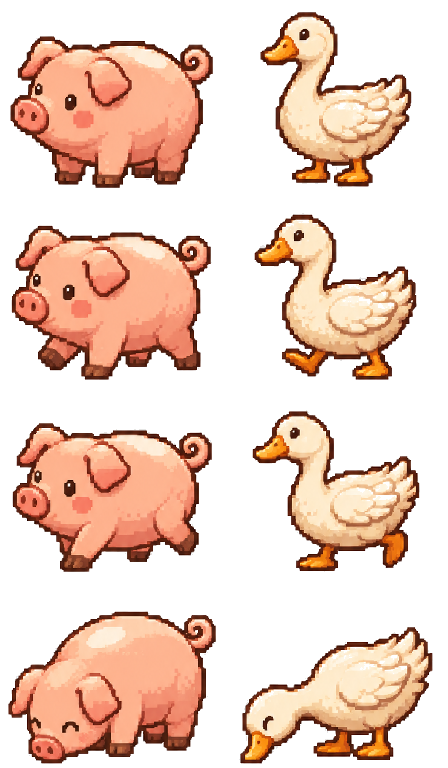
#> input picture docs/assets/additional-livestock-v1-source.png, 448 x 768 px, given in place of character-atlas-v2-source.png, which was not available
$ python normalize-pixel-hd.py
#> lines starting #> are read from the running program, lines starting #| are printed output that depends on the picture; after the words box and inside, x2 and y2 are one past the last pixel; in counts of white or black regions, pixels touching at a corner belong together
"""Regenerate the 2× runtime atlases from the original illustrations."""
from pathlib import Path

from PIL import Image, ImageOps

ROOT = Path(__file__).resolve().parents[1]
SOURCES = ROOT / "docs" / "assets"
OUTPUT = ROOT / "public" / "pixel"
DENSITY = 2
ALPHA_CUTOFF = 128


def source(name):
#> called with name = 'character-atlas-v2-source.png'
    with Image.open(SOURCES / name) as image:
#> image is the input picture: PIL image 448x768 RGBA; mean R, G, B, A 91.6, 64.5, 50.4, 110.2
        return image.convert("RGBA")


def cell(image, column, row, columns, rows):
    width, height = image.size
    return image.crop((
        column * width // columns, row * height // rows,
        (column + 1) * width // columns, (row + 1) * height // rows,
    ))


def place(atlas, image, x, y, width, height):
    sprite = image.resize((width * DENSITY, height * DENSITY), Image.Resampling.LANCZOS)
    mask = sprite.getchannel("A").point(lambda value: 255 if value >= ALPHA_CUTOFF else 0)
    if mask.getbbox() is None:
        raise ValueError(f"Empty sprite at ({x}, {y})")
    sprite.putalpha(mask)
    atlas.paste(sprite, (x * DENSITY, y * DENSITY), mask)


def normalize_walk():
    poses = source("farmer-walk-v4-source.png")
    frame_width, frame_height = 48, 64
    atlas = Image.new("RGBA", (frame_width * 4, frame_height * 4))
    # The source sheet has front, right profile, and back views.
    for direction, (row, mirror) in enumerate(((0, False), (2, False), (1, True), (1, False))):
        for index in range(4):
            pose = cell(poses, index, row, 4, 3)
            mask = pose.getchannel("A").point(lambda value: 255 if value >= 192 else 0)
            silhouette = mask.getbbox()
            if silhouette is None:
                raise ValueError(f"Empty walk pose in row {row}, column {index}")
            sprite = pose.crop(silhouette)
            # The second front/back pose shows the opposite support leg in the source.
            if mirror or (row != 1 and index == 1):
                sprite = ImageOps.mirror(sprite)
            # A single scale preserves boot proportions and avoids size changes between poses.
            scale = 54 / 320
            sprite = sprite.resize((round(sprite.width * scale), round(sprite.height * scale)), Image.Resampling.LANCZOS)
            mask = sprite.getchannel("A").point(lambda value: 255 if value >= ALPHA_CUTOFF else 0)
            sprite.putalpha(mask)
            x = index * frame_width + 26 - sprite.width // 2
            y = direction * frame_height + 59 - sprite.height
            atlas.paste(sprite, (x, y), mask)
    atlas.save(OUTPUT / "farmer-walk-v4.png", optimize=True)


def main():
    characters = source("character-atlas-v2-source.png")
    character_atlas = Image.new("RGBA", (384 * DENSITY, 128 * DENSITY))
#> character_atlas: PIL image 768x256 RGBA; every value is 0
    for row in range(4):
        for col in range(16):
            place(character_atlas, cell(characters, col, row, 16, 4), col * 24, row * 32, 24, 32)
#> this loop made 1 pass
#> pass 1, in place, `sprite = image.resize((width * DENSITY, height * DENSITY), Image.Resam..`:
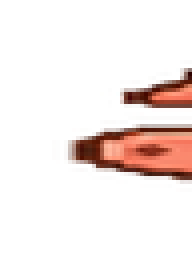
#> sprite: PIL image 48x64 RGBA (shown 4 times larger); mean R, G, B, A 35.5, 22.8, 19.5, 36; transparent parts drawn white
#> pass 1, in place, `mask = sprite.getchannel("A").point(lambda value: 255 if value >= ALPH..`:
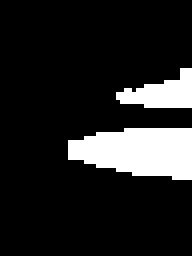
#> mask: PIL image 48x64 L (shown 4 times larger); 13.8% white; 2 white regions, box (x1, y1, x2, y2) and area: (17, 32, 48, 45) 313, (29, 17, 48, 27) 112
#> pass 1, in place (call 2), `sprite = image.resize((width * DENSITY, height * DENSITY), Image.Resam..`:
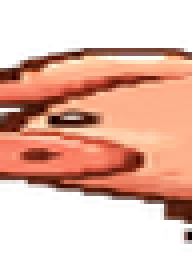
#> sprite: PIL image 48x64 RGBA (shown 4 times larger); mean R, G, B, A 127.6, 82.5, 66.7, 143.5; transparent parts drawn white
#> pass 1, in place (call 2), `mask = sprite.getchannel("A").point(lambda value: 255 if value >= ALPH..`:
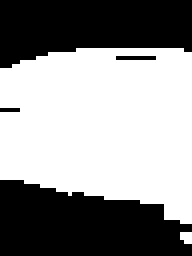
#> mask: PIL image 48x64 L (shown 4 times larger); 56.5% white; 4 black regions (2 under 20 px), largest, box (x1, y1, x2, y2) and area: (0, 45, 48, 64) 696, (0, 0, 48, 17) 626
#> after the loop:
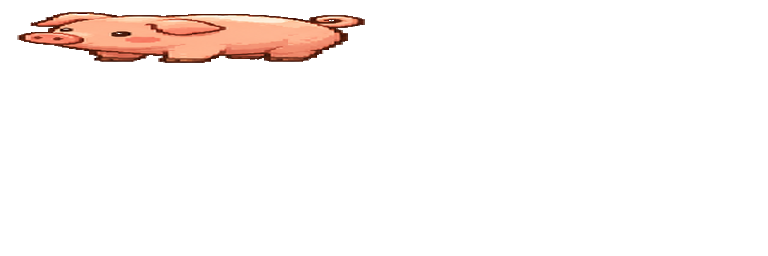
#> character_atlas: PIL image 768x256 RGBA; mean R, G, B, A 14.5, 9.4, 7.4, 17.3; transparent parts drawn white
    character_atlas.save(OUTPUT / "characters-v2-hd.png", optimize=True)
    normalize_walk()

    objects = Image.new("RGBA", (384 * DENSITY, 128 * DENSITY))
    place(objects, source("farmhouse-v2-source.png"), 0, 0, 96, 80)
    crops = source("crops-v2-source.png")
    chicken = source("chicken-v2-source.png")
    for row in range(3):
        for col in range(4):
            place(objects, cell(crops, col, row, 4, 3), 96 + col * 24, row * 24, 24, 24)
            frame = row * 4 + col
            place(objects, cell(chicken, col, row, 4, 3), 192 + frame % 8 * 24, frame // 8 * 24, 24, 24)
    objects.save(OUTPUT / "vertical-slice-v2-hd.png", optimize=True)


if __name__ == "__main__":
#> (the run stopped early here; a loop or call above may not have finished)

$ run again, on docs/assets/crop-impact-v2-seed-detail-landscape.png
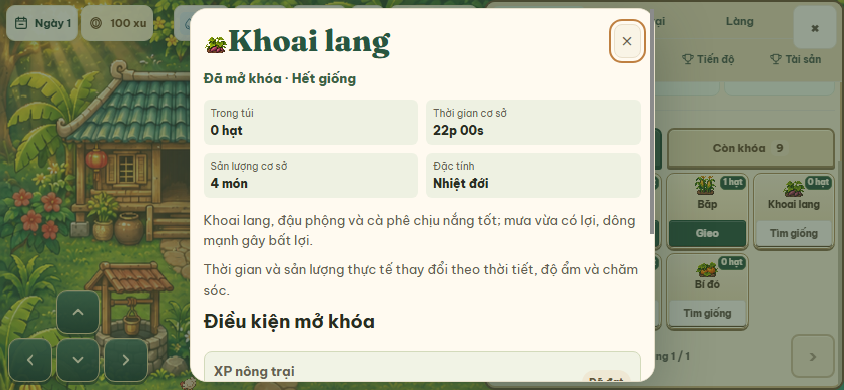
#> input picture docs/assets/crop-impact-v2-seed-detail-landscape.png, 844 x 390 px, given in place of character-atlas-v2-source.png, which was not available
#> in source, image is the input picture: PIL image 844x390 RGB; mean R, G, B 178.1, 181.8, 160.3
#> after the loop in main, `for row in range(4):`:
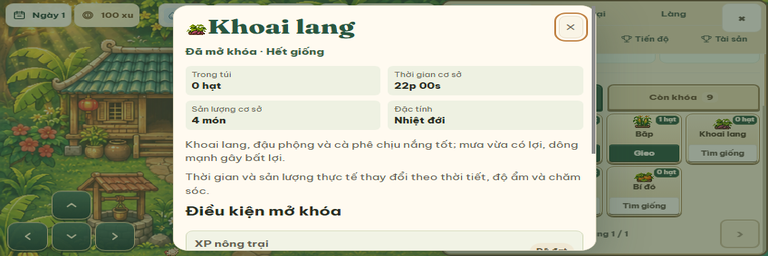
#> character_atlas: PIL image 768x256 RGBA; mean R, G, B, A 177.9, 181.7, 160.3, 255
#> after the loop in normalize_walk, `for direction, (row, mirror) in enumerate(((0, False), (2, False), (1,..`:
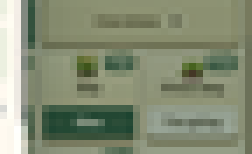
#> sprite: PIL image 36x22 RGBA (shown 7 times larger); mean R, G, B, A 132.6, 140.9, 116.4, 255
